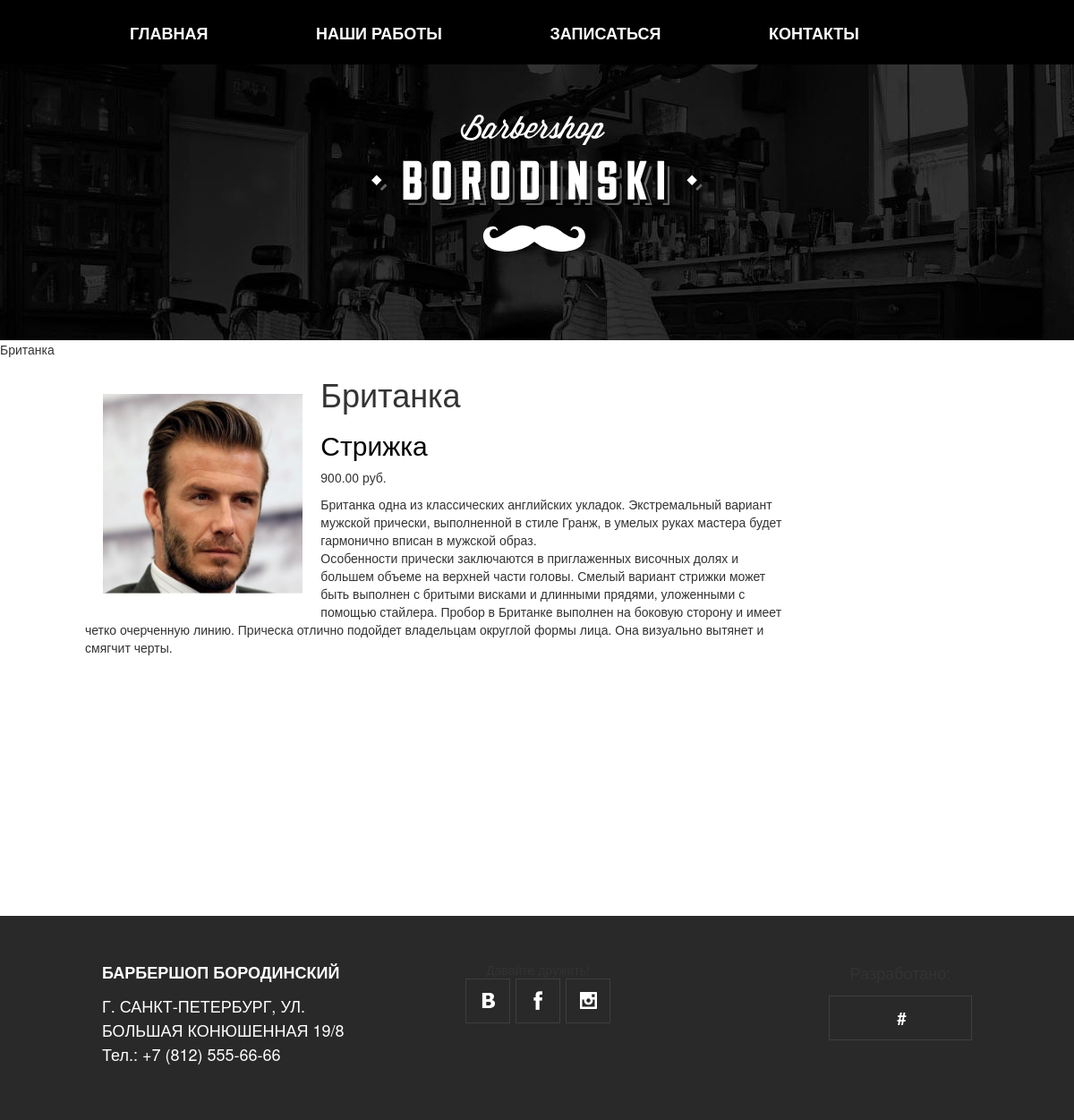
Screenshot of /work/4/britanka/ with the database file from the repository.
### work/models.py (models this page shows, shortened)
class Product(models.Model):
    category = models.ForeignKey(Category, related_name='products', verbose_name="Категория", on_delete=models.PROTECT)
    name = models.CharField(max_length=200, db_index=True, verbose_name="Название")
    slug = models.SlugField(max_length=200, db_index=True)
    image = models.ImageField(upload_to='products/%Y/%m/%d/', blank=True, verbose_name="Изображение товара")
    description = models.TextField(blank=True, verbose_name="Описание")
    price = models.DecimalField(max_digits=10, decimal_places=2, verbose_name="Цена")
    class Meta:
        ordering = ['name']
        index_together = [
            ['id', 'slug']
        ]
        verbose_name = 'Услуга'
        verbose_name_plural = 'Услуга'

class Category(models.Model):
    name = models.CharField(max_length=200, db_index=True, verbose_name='Имя')
    slug = models.SlugField(max_length=200, db_index=True, unique=True)
    class Meta:
        ordering = ['name']
        verbose_name = 'Категория'
        verbose_name_plural = 'Категории'
    def __str__(self):
        return self.name
    def get_absolute_url(self):
        return reverse('work:ProductListByCategory', args=[self.slug])

### work/views.py (the view)
# urls.py: url(r'^(?P<id>\d+)/(?P<slug>[-\w]+)/$', views.ProductDetail, name='ProductDetail'),
def ProductDetail(request, id, slug):
    product = get_object_or_404(Product, id=id, slug=slug)
    return render(request, 'work/detail.html',
                             {'product': product})

### work/templates/work/detail.html (shortened to what this page needs)
{% load static %}
<!DOCTYPE html>
<html lang="ru">
<head>
    <link href="{% static 'css/style3.min.css' %}" rel="stylesheet">
</head>
<body>
<header class="page-header">
    <div class="page-header__logo  page-header__logo--inner-page">
    <picture>
            <source media="(min-width: 1200px)" srcset= "{% static 'img/logotype-desktop.svg' %}">
            <source media="(min-width: 768px)" srcset= "{% static 'img/logotype-tablet.svg' %}">
            <img src="{% static 'img/logotype-mobile.svg' %}" width="370" height="153" alt="Барбершоп «Бородинский»">
    </picture>
    </div>
    <nav class="main-nav  main-nav--closed  main-nav--nojs">
        <div class="main-nav__wrapper">
            <ul class="main-nav__items">
                <li class="main-nav__item"><a href="index.html">Главная</a></li>
                <li class="main-nav__item  main-nav__item--active"><a>Наши работы</a></li>
                <li class="main-nav__item"><a href="{% url 'page_contact' %}">Записаться</a></li>
                <li class="main-nav__item"><a href="#">Контакты</a></li>
            </ul>
        </div>
    </nav>
</header>
{% block title %}
  {{ product.name }}
{% endblock %}
{% block content %}
<div id="main" class="product_list col-sm-9">
  <div class="product-detail">
    <div class="col-sm-4">
      <img src="{% if product.image %}{{ product.image.url }}{% else %}{% static "img/no-image.jpg"%}{% endif %}" class="img-responsive">
    </div>
    <div class="col-sm-8">
      <h1>{{ product.name }}</h1>
      <h2><a href="{{ product.category.get_absolute_url }}">{{ product.category }}</a></h2>
      <p class="price">{{ product.price }} руб.</p>
      <span>{{ product.description | linebreaks}}</span>
    </div>
  </div>
   </div>
{% endblock %}
<footer class="page-footer">
    <div class="page-footer__wrapper">
        <p class="page-footer__contacts">
            <b>Барбершоп Бородинский</b>
			<a class="btn" >г. Санкт-Петербург, ул. Большая Конюшенная 19/8<br>
            <a class="btn" href="tel:+78125556666">
                <span class="page-footer__phone-show">Тел.:</span> +7 (812) 555-66-66
            </a>
        </p>
        <p class="page-footer__social">
            <span class="page-footer__social-titleclass="btn"">Давайте дружить!</span>
            <span class="social-links">
            <a class="social-link  social-link--vk" href="#">Мы в Вконтакте</a>
            <a class="social-link  social-link--fb" href="#">Мы в Фейсбуке</a>
            <a class="social-link  social-link--ig" href="#">Мы в Инстаграме</a>
      </span>
        </p>
        <p class="page-footer__copyright">
            <a class="btn" href="#">#</a>
        </p>
    </div>
</footer>

### work/templates/work/detail.html (style rules this page uses)
.col-sm-4 { border: 4px; background: #FFFFFF; padding: 20px; }
.product_list { border-left: 80px solid #FFFFFF; }
A { color: black; }
.page-footer { border-top: 280px solid #FFFFFF; }

### rows the page displays
Product: name "Британка", image (picture), category "Стрижка", price "900.00", description "Британка одна из классических английских укладок. Экстремальный вариант мужской прически, выполненной в стиле Гранж, в умелых руках мастера будет гармонично вписан в мужской образ. Особенности прически заключаются в приглаженных височных долях и большем объеме на верхней части головы. Смелый вариант стрижки может быть выполнен с бритыми висками и длинными прядями, уложенными с помощью стайлера. Пробор в Британке выполнен на боковую сторону и имеет четко очерченную линию. Прическа отлично подойдет владельцам округлой формы лица. Она визуально вытянет и смягчит черты."
